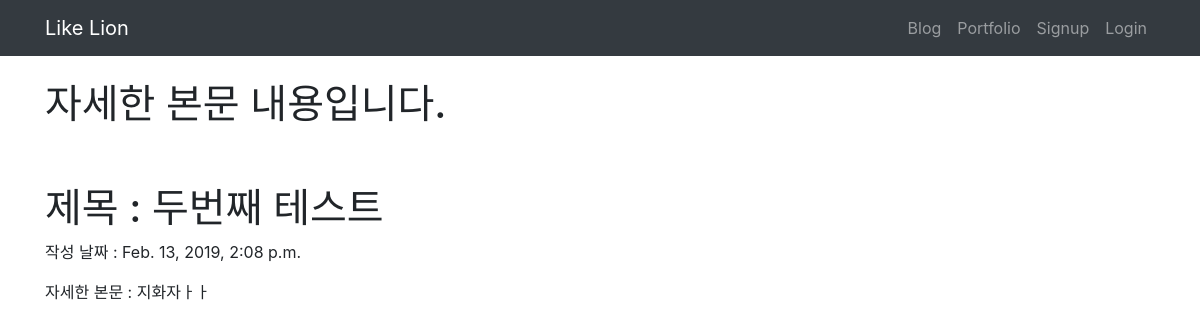
Screenshot of /secondassignmnet/3 with the database file from the repository.
### secondassignment/models.py (models this page shows, shortened)
class Blog(models.Model):
    title = models.CharField(max_length=200)
    pub_date = models.DateTimeField('date published')
    body = models.TextField()

### secondassignment/views.py (the view)
# urls.py: path('<int:blog_id>', views.detail, name="detail"),
def detail(request, blog_id):
    blog_detail = get_object_or_404(Blog, pk = blog_id)
    return render(request, 'detail.html', {'blog':blog_detail})

### secondassignment/templates/detail.html
{% extends 'base.html' %}
{% block content %}
<h1> 자세한 본문 내용입니다. </h1>
<br><br>
<h1> 제목 : {{blog.title}} </h1>
<p> 작성 날짜 : {{blog.pub_date}} </p>
<p> 자세한 본문 : {{blog.body}}</p>
{% endblock %}

### rows the page displays
Blog: title "두번째 테스트", pub_date "Feb. 13, 2019, 2:08 p.m.", body "지화자ㅏㅏ"
